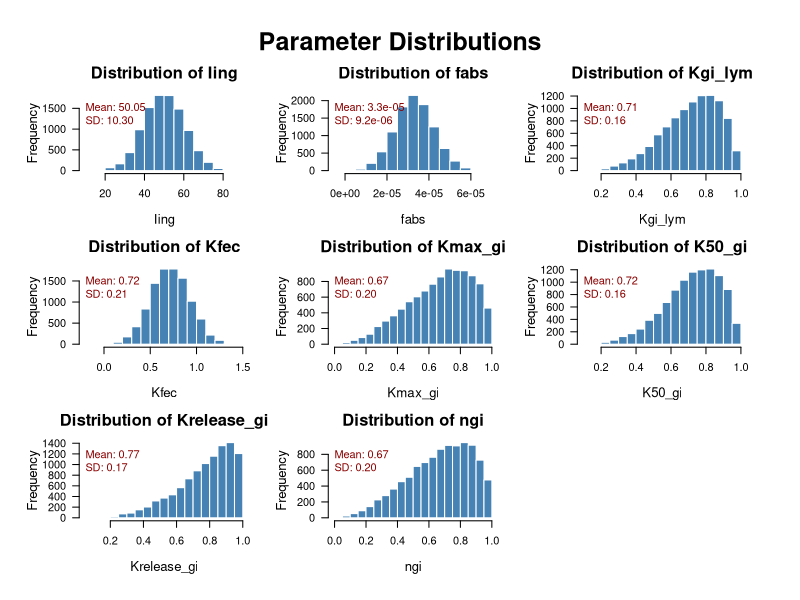

The R script that drew this image:
## ---- chunk 1

## set working directory
setwd("D:/PBK model")

## ---- chunk 2

# Load necessary library
library(ggplot2)

## ---- chunk 3

# Define parameters based on your data

parameters <- list(
  Iing = list(dist = "normal", mean = 50, sd = (70 - 30) / 3.92), # SD estimated from 95% CI
  fabs = list(dist = "normal", mean = 0.00003296, sd = (0.0000423 - 0.000006) / 3.92), # SD estimated from 95% CI
  Kgi_lym = list(dist = "beta", shape1 = 5, shape2 = 2), # Beta skewed to the left
  Kfec = list(dist = "normal", mean = 0.719, sd = (1.32 - 0.5) / 3.92), # SD estimated from 95% CI
  Kmax_gi = list(dist = "beta", shape1 = 3, shape2 = 1.5), # Beta skewed to the left
  K50_gi = list(dist = "beta", shape1 = 5, shape2 = 2), # Beta skewed to the left
  Krelease_gi = list(dist = "beta", shape1 = 4, shape2 = 1.2), # Beta skewed to the left
  ngi = list(dist = "beta", shape1 = 3, shape2 = 1.5) # Beta skewed to the left
)

## ---- chunk 4

# Function to sample from specified distributions
sample_parameter <- function(param, n) {
  if (param$dist == "normal") {
    return(rnorm(n, mean = param$mean, sd = param$sd))
  } else if (param$dist == "beta") {
    return(rbeta(n, shape1 = param$shape1, shape2 = param$shape2))
  } else {
    stop("Unsupported distribution type.")
  }
}

# Number of samples
n_samples <- 10000

## ---- chunk 5

# Initialize a matrix to store all sampled data
sample_matrix <- matrix(nrow = n_samples, ncol = length(parameters))
colnames(sample_matrix) <- names(parameters)

# Generate samples for each parameter and store them in the matrix
for (param_name in names(parameters)) {
  param <- parameters[[param_name]]
  sample_matrix[, param_name] <- sample_parameter(param, n_samples)
}

# Save the matrix to a CSV file
write.csv(sample_matrix, file = "model_parameter_samples_2.csv", row.names = FALSE)

## ---- chunk 6

# Plot histograms for all distributions

# Save all plots to a PNG file

output_file <- "parameter_distributions.png" # Output file name
png(output_file, width = 1500, height = 1200) # Open a PNG device with specified dimensions

# Set up the plotting layout
par(mfrow = c(3, 3), mar = c(4, 4, 3, 2), oma = c(2, 2, 4, 2))  # Adjust margins for clarity

for (param_name in names(parameters)) {
  # Get the samples for the current parameter
  samples <- sample_matrix[, param_name]
  
  # Calculate mean and standard deviation
  mean_val <- mean(samples)
  sd_val <- sd(samples)
  
  # Create the histogram with improved aesthetics
  hist_data <- hist(
    samples,
    main = paste("Distribution of", param_name),
    xlab = param_name,
    col = "steelblue",     # Consistent and aesthetic color
    border = "white",      # Clean borders
    las = 1,               # Rotate y-axis labels for readability
    cex.main = 1.5,        # Larger title font
    cex.lab = 1.2          # Larger axis label font
  )
  
  # Determine the legend position for top left
  legend_x <- min(hist_data$breaks)  # Use the minimum x value
  legend_y <- max(hist_data$counts) * 0.9  # Slightly below the top
  
  # Add mean and SD as text annotations in top-left
  legend_text <- paste0("Mean: ", format(mean_val, digits = 2, nsmall = 2), 
                        "\nSD: ", format(sd_val, digits = 2, nsmall = 2))
  text(x = legend_x, 
       y = legend_y, 
       labels = legend_text, 
       adj = c(0, 1),     # Left-aligned
       cex = 1.0,         # Slightly smaller font
       col = "darkred")   # Highlighted text color
}

# Add an overarching title for the plots
mtext("Parameter Distributions", outer = TRUE, cex = 1.5, font = 2)


## ---- chunk 7

# Restore default plotting layout
par(mfrow = c(1, 1))

cat("Samples saved to model_parameter_samples_2.csv\n")

